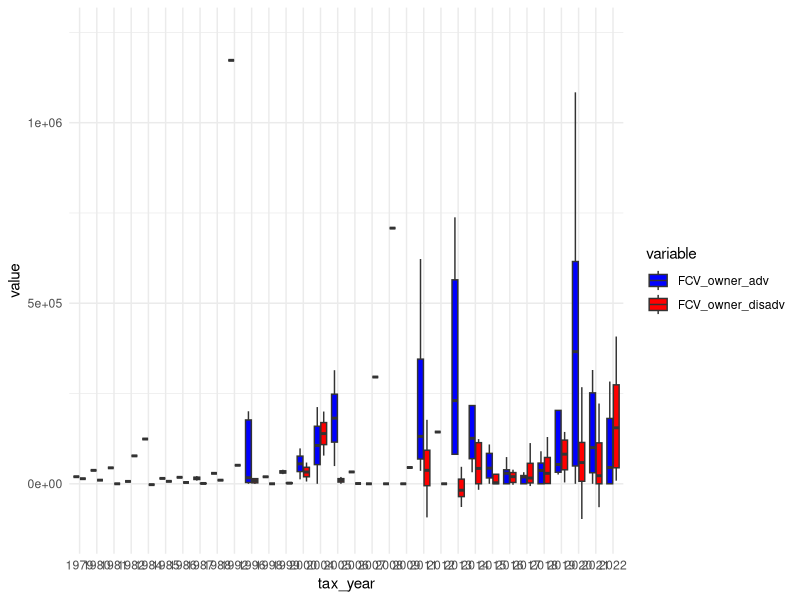
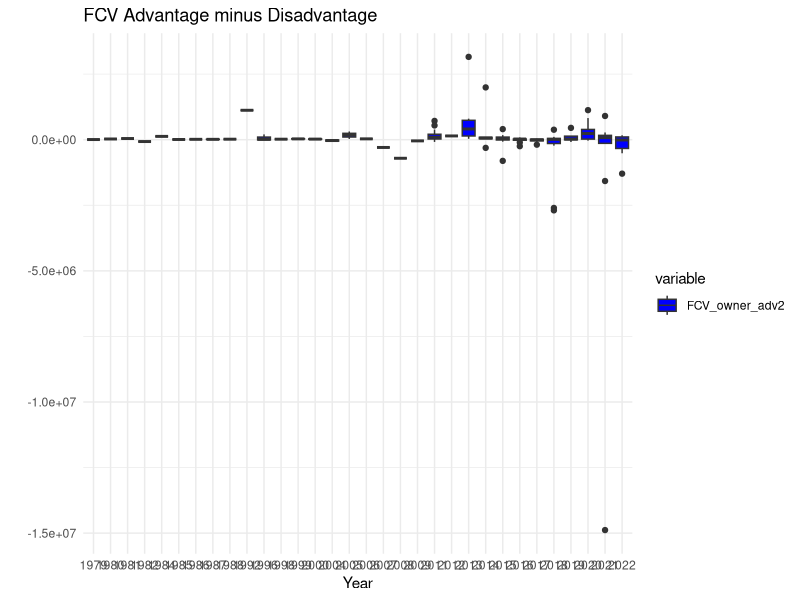
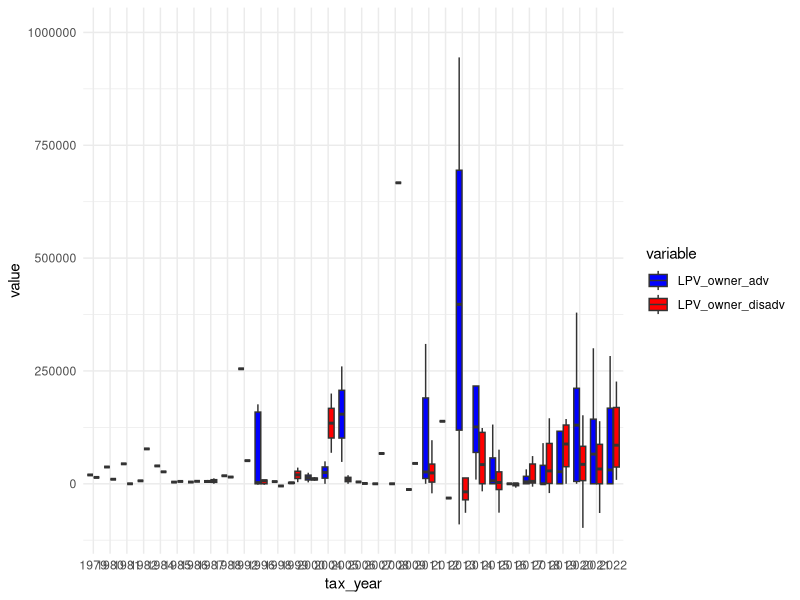
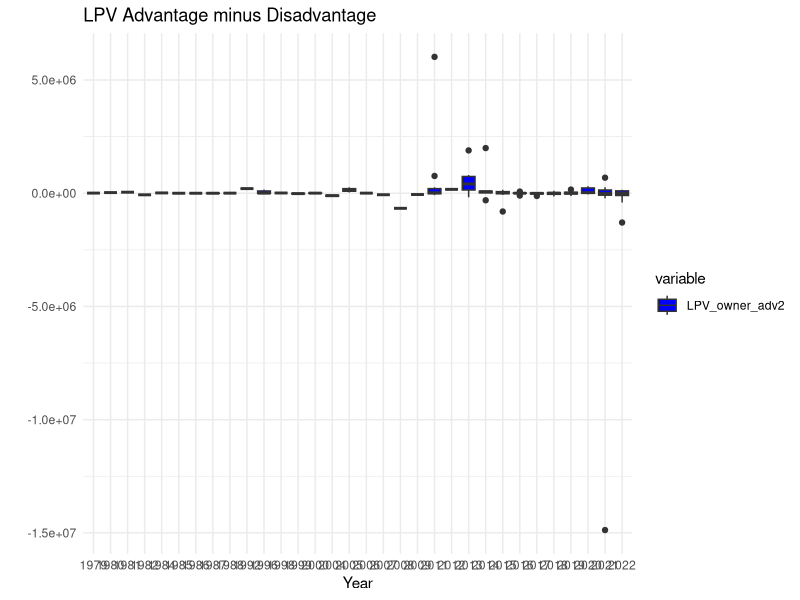

These figures' R source, in order:

library(tidyverse)

# read data into tibble
petitions <- read_csv("Updated/Master_edited_new.csv")

# create identifier
petitions$ID <- 1:nrow(petitions)

# rename relevant columns
names(petitions)[1] <- 'include'
names(petitions)[3] <- 'tax_year'
names(petitions)[11] <- 'FCV_owner'
names(petitions)[12] <- 'LPV_owner'
names(petitions)[13] <- 'FCV_notice'
names(petitions)[14] <- 'LPV_notice'
names(petitions)[15] <- 'FCV_decision'
names(petitions)[16] <- 'LPV_decision'
names(petitions)[19] <- 'outcome'
names(petitions)[20] <- 'outcome_details'
names(petitions)[21] <- 'FCV_change'
names(petitions)[22] <- 'LPV_change'

petitions$tax_year = as.character(petitions$tax_year)
pet = subset(petitions,include == 1)

pet$FCV_owner = as.numeric(pet$FCV_owner)
pet$LPV_owner = as.numeric(pet$LPV_owner)
pet$FCV_notice = as.numeric(pet$FCV_notice)
pet$LPV_notice = as.numeric(pet$LPV_notice)
pet$FCV_decision = as.numeric(pet$FCV_decision)
pet$LPV_decision = as.numeric(pet$LPV_decision)

pet$FCV_owner_adv = pet$FCV_notice - pet$FCV_decision
pet$FCV_owner_disadv = pet$FCV_decision - pet$FCV_owner

p5a <- ggplot(pet %>% pivot_longer(cols = c(FCV_owner_adv, FCV_owner_disadv), names_to = "variable", values_to = "value"), 
              aes(x = tax_year, y = value, fill = variable)) + 
  geom_boxplot(outlier.shape = NA) + scale_fill_manual(values = c("blue", "red")) + theme_minimal()

p5a <- p5a + ylim(-125000, 1250000)

pet$LPV_owner_adv = pet$LPV_notice - pet$LPV_decision
pet$LPV_owner_disadv = pet$LPV_decision - pet$LPV_owner

p5b <- ggplot(pet %>% pivot_longer(cols = c(LPV_owner_adv, LPV_owner_disadv), names_to = "variable", values_to = "value"), 
              aes(x = tax_year, y = value, fill = variable)) + 
  geom_boxplot(outlier.shape = NA) + scale_fill_manual(values = c("blue", "red")) + theme_minimal()

p5b <- p5b + ylim(-100000, 1000000)

pet$FCV_owner_adv2 = pet$FCV_owner_adv - pet$FCV_owner_disadv

p5a2 <- ggplot(pet %>% pivot_longer(cols = c(FCV_owner_adv2), names_to = "variable", values_to = "value"), 
              aes(x = tax_year, y = value, fill = variable)) + 
  geom_boxplot() + scale_fill_manual(values = c("blue")) + theme_minimal() + 
  labs(title = "FCV Advantage minus Disadvantage", x = "Year", y = "", color = "Outcome")

pet$LPV_owner_adv2 = pet$LPV_owner_adv - pet$LPV_owner_disadv

p5b2 <- ggplot(pet %>% pivot_longer(cols = c(LPV_owner_adv2), names_to = "variable", values_to = "value"), 
               aes(x = tax_year, y = value, fill = variable)) + 
  geom_boxplot() + scale_fill_manual(values = c("blue")) + theme_minimal() +
  labs(title = "LPV Advantage minus Disadvantage", x = "Year", y = "", color = "Outcome")



